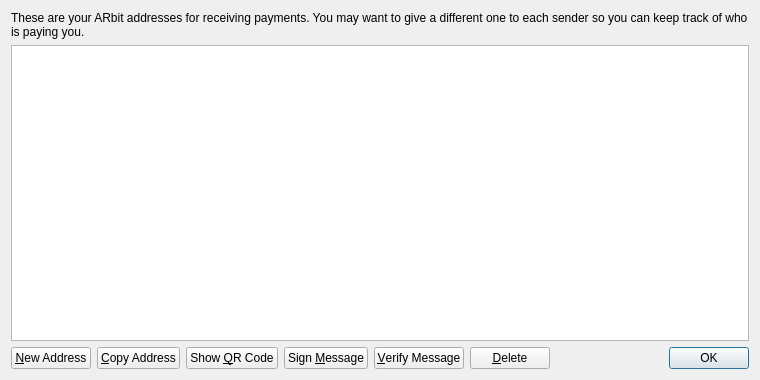
<?xml version="1.0" encoding="UTF-8"?>
<ui version="4.0">
 <class>AddressBookPage</class>
 <widget class="QWidget" name="AddressBookPage">
  <property name="geometry">
   <rect>
    <x>0</x>
    <y>0</y>
    <width>760</width>
    <height>380</height>
   </rect>
  </property>
  <property name="windowTitle">
   <string>Address Book</string>
  </property>
  <layout class="QVBoxLayout" name="verticalLayout">
   <item>
    <widget class="QLabel" name="labelExplanation">
     <property name="text">
      <string>These are your ARbit addresses for receiving payments. You may want to give a different one to each sender so you can keep track of who is paying you.</string>
     </property>
     <property name="textFormat">
      <enum>Qt::PlainText</enum>
     </property>
     <property name="wordWrap">
      <bool>true</bool>
     </property>
    </widget>
   </item>
   <item>
    <widget class="QTableView" name="tableView">
     <property name="contextMenuPolicy">
      <enum>Qt::CustomContextMenu</enum>
     </property>
     <property name="toolTip">
      <string>Double-click to edit address or label</string>
     </property>
     <property name="tabKeyNavigation">
      <bool>false</bool>
     </property>
     <property name="alternatingRowColors">
      <bool>true</bool>
     </property>
     <property name="selectionMode">
      <enum>QAbstractItemView::SingleSelection</enum>
     </property>
     <property name="selectionBehavior">
      <enum>QAbstractItemView::SelectRows</enum>
     </property>
     <property name="sortingEnabled">
      <bool>true</bool>
     </property>
     <attribute name="verticalHeaderVisible">
      <bool>false</bool>
     </attribute>
    </widget>
   </item>
   <item>
    <layout class="QHBoxLayout" name="horizontalLayout">
     <item>
      <widget class="QPushButton" name="newAddressButton">
       <property name="toolTip">
        <string>Create a new address</string>
       </property>
       <property name="text">
        <string>&amp;New Address</string>
       </property>
       <property name="icon">
        <iconset resource="../bitcoin.qrc">
         <normaloff>:/icons/add</normaloff>:/icons/add</iconset>
       </property>
      </widget>
     </item>
     <item>
      <widget class="QPushButton" name="copyToClipboard">
       <property name="toolTip">
        <string>Copy the currently selected address to the system clipboard</string>
       </property>
       <property name="text">
        <string>&amp;Copy Address</string>
       </property>
       <property name="icon">
        <iconset resource="../bitcoin.qrc">
         <normaloff>:/icons/editcopy</normaloff>:/icons/editcopy</iconset>
       </property>
      </widget>
     </item>
     <item>
      <widget class="QPushButton" name="showQRCode">
       <property name="text">
        <string>Show &amp;QR Code</string>
       </property>
       <property name="icon">
        <iconset resource="../bitcoin.qrc">
         <normaloff>:/icons/qrcode</normaloff>:/icons/qrcode</iconset>
       </property>
      </widget>
     </item>
     <item>
      <widget class="QPushButton" name="signMessage">
       <property name="toolTip">
        <string>Sign a message to prove you own a ARbit address</string>
       </property>
       <property name="text">
        <string>Sign &amp;Message</string>
       </property>
       <property name="icon">
        <iconset resource="../bitcoin.qrc">
         <normaloff>:/icons/edit</normaloff>:/icons/edit</iconset>
       </property>
      </widget>
     </item>
     <item>
      <widget class="QPushButton" name="verifyMessage">
       <property name="toolTip">
        <string>Verify a message to ensure it was signed with a specified ARbit address</string>
       </property>
       <property name="text">
        <string>&amp;Verify Message</string>
       </property>
       <property name="icon">
        <iconset resource="../bitcoin.qrc">
         <normaloff>:/icons/transaction_0</normaloff>:/icons/transaction_0</iconset>
       </property>
      </widget>
     </item>
     <item>
      <widget class="QPushButton" name="deleteButton">
       <property name="toolTip">
        <string>Delete the currently selected address from the list</string>
       </property>
       <property name="text">
        <string>&amp;Delete</string>
       </property>
       <property name="icon">
        <iconset resource="../bitcoin.qrc">
         <normaloff>:/icons/remove</normaloff>:/icons/remove</iconset>
       </property>
      </widget>
     </item>
     <item>
      <spacer name="horizontalSpacer">
       <property name="orientation">
        <enum>Qt::Horizontal</enum>
       </property>
       <property name="sizeHint" stdset="0">
        <size>
         <width>40</width>
         <height>20</height>
        </size>
       </property>
      </spacer>
     </item>
     <item>
      <widget class="QDialogButtonBox" name="buttonBox">
       <property name="sizePolicy">
        <sizepolicy hsizetype="Maximum" vsizetype="Fixed">
         <horstretch>0</horstretch>
         <verstretch>0</verstretch>
        </sizepolicy>
       </property>
       <property name="standardButtons">
        <set>QDialogButtonBox::Ok</set>
       </property>
      </widget>
     </item>
    </layout>
   </item>
  </layout>
 </widget>
 <resources>
  <include location="../bitcoin.qrc"/>
 </resources>
 <connections/>
</ui>
